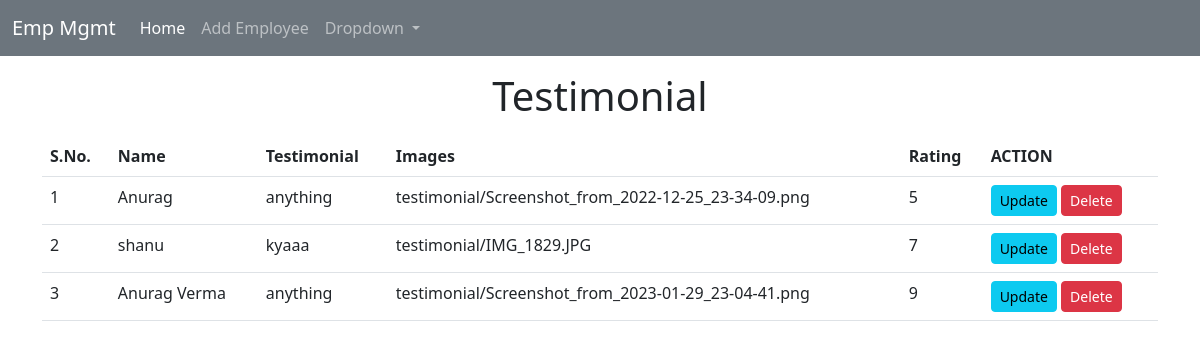
Screenshot of /testimonial/home/ with the database file from the repository.
### testimonial/models.py (models this page shows, shortened)
class Testimonial(models.Model):
    name = models.CharField(max_length=200)
    testimonial = models.TextField()
    images = models.ImageField(upload_to='testimonial')
    rating = models.IntegerField(max_length=1)

### testimonial/views.py (the view)
# urls.py: path("testimonial/", include('testimonial.urls')),
def testimonial(request):
    testi = Testimonial.objects.all()
    return render(request, 'TestimonialApp/home.html', {
        'testi':testi
    })

### templates/TestimonialApp/home.html (shortened to what this page needs)
<!doctype html>
<html lang="en">
<head>
    <link href="https://cdn.jsdelivr.net/npm/bootstrap@5.2.3/dist/css/bootstrap.min.css" rel="stylesheet"
>
</head>
<body>
    {% include 'emp/navbar.html' %}
    <h1 class="text-center my-3">Testimonial</h1>
    <div class="container">
        <table class="table table-hover">
            <head>
                <tr>
                    <th scope="col">S.No.</th>
                    <th scope="col">Name</th>
                    <th scope="col">Testimonial</th>
                    <th scope="col">Images</th>
                    <th scope="col">Rating</th>
                    <th>ACTION</th>
                </tr>
            </head>
            <tbody>
                {% for t in testi %}
                <tr>
                    <td>{{t.id}}</td>
                    <td>{{t.name}}</td>
                    <td>{{t.testimonial}}</td>
                    <td>{{t.images}}</td>
                    <td>{{t.rating}}</td>
                    <td>
                        <a href="#" class="btn btn-info btn-sm">Update</a>
                        <a href="#" class="btn btn-danger btn-sm">Delete</a>
                    </td>
                </tr>
                {% endfor %}
            </tbody>
        </table>
    </div>
</body>
</html>

### rows the page displays
Testimonial: id "1", name "Anurag", testimonial "anything", images "testimonial/Screenshot_from_2022-12-25_23-34-09.png", rating "5"
Testimonial: id "2", name "shanu", testimonial "kyaaa", images "testimonial/IMG_1829.JPG", rating "7"
Testimonial: id "3", name "Anurag Verma", testimonial "anything", images "testimonial/Screenshot_from_2023-01-29_23-04-41.png", rating "9"
